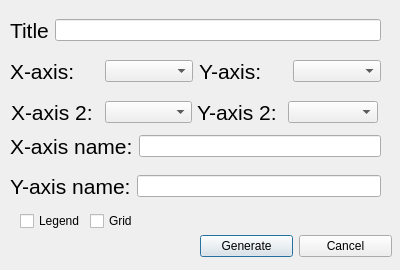
<?xml version="1.0" encoding="UTF-8"?>
<ui version="4.0">
 <class>Dialog</class>
 <widget class="QDialog" name="Dialog">
  <property name="geometry">
   <rect>
    <x>0</x>
    <y>0</y>
    <width>400</width>
    <height>270</height>
   </rect>
  </property>
  <property name="windowTitle">
   <string>Dialog</string>
  </property>
  <property name="windowIcon">
   <iconset>
    <normaloff>../Icons/line_axis_100dp_5985E1_FILL0_wght400_GRAD0_opsz48.png</normaloff>../Icons/line_axis_100dp_5985E1_FILL0_wght400_GRAD0_opsz48.png</iconset>
  </property>
  <widget class="QCheckBox" name="legendCheckBox">
   <property name="geometry">
    <rect>
     <x>20</x>
     <y>211</y>
     <width>75</width>
     <height>20</height>
    </rect>
   </property>
   <property name="text">
    <string>Legend</string>
   </property>
  </widget>
  <widget class="QWidget" name="layoutWidget">
   <property name="geometry">
    <rect>
     <x>200</x>
     <y>231</y>
     <width>192</width>
     <height>30</height>
    </rect>
   </property>
   <layout class="QHBoxLayout" name="horizontalLayout">
    <item>
     <widget class="QPushButton" name="generateButton">
      <property name="text">
       <string>Generate</string>
      </property>
     </widget>
    </item>
    <item>
     <widget class="QPushButton" name="cancelButton">
      <property name="text">
       <string>Cancel</string>
      </property>
     </widget>
    </item>
   </layout>
  </widget>
  <widget class="QWidget" name="layoutWidget_2">
   <property name="geometry">
    <rect>
     <x>10</x>
     <y>171</y>
     <width>371</width>
     <height>30</height>
    </rect>
   </property>
   <layout class="QHBoxLayout" name="horizontalLayout_6">
    <item>
     <widget class="QLabel" name="label_4">
      <property name="font">
       <font>
        <pointsize>16</pointsize>
       </font>
      </property>
      <property name="text">
       <string>Y-axis name:</string>
      </property>
     </widget>
    </item>
    <item>
     <widget class="QLineEdit" name="yAxisLineEdit"/>
    </item>
   </layout>
  </widget>
  <widget class="QWidget" name="layoutWidget_3">
   <property name="geometry">
    <rect>
     <x>10</x>
     <y>131</y>
     <width>371</width>
     <height>30</height>
    </rect>
   </property>
   <layout class="QHBoxLayout" name="horizontalLayout_5">
    <item>
     <widget class="QLabel" name="label_3">
      <property name="font">
       <font>
        <pointsize>16</pointsize>
       </font>
      </property>
      <property name="text">
       <string>X-axis name:</string>
      </property>
     </widget>
    </item>
    <item>
     <widget class="QLineEdit" name="xAxisLineEdit">
      <property name="text">
       <string/>
      </property>
     </widget>
    </item>
   </layout>
  </widget>
  <widget class="QCheckBox" name="gridCheckBox">
   <property name="geometry">
    <rect>
     <x>90</x>
     <y>211</y>
     <width>78</width>
     <height>20</height>
    </rect>
   </property>
   <property name="text">
    <string>Grid</string>
   </property>
  </widget>
  <widget class="QWidget" name="layoutWidget_4">
   <property name="geometry">
    <rect>
     <x>11</x>
     <y>92</y>
     <width>181</width>
     <height>41</height>
    </rect>
   </property>
   <layout class="QHBoxLayout" name="horizontalLayout_8">
    <item>
     <widget class="QLabel" name="label_6">
      <property name="minimumSize">
       <size>
        <width>70</width>
        <height>0</height>
       </size>
      </property>
      <property name="maximumSize">
       <size>
        <width>16777215</width>
        <height>16777215</height>
       </size>
      </property>
      <property name="font">
       <font>
        <pointsize>16</pointsize>
       </font>
      </property>
      <property name="text">
       <string>X-axis 2:</string>
      </property>
     </widget>
    </item>
    <item>
     <widget class="QComboBox" name="xAxisComboBox_2">
      <property name="minimumSize">
       <size>
        <width>0</width>
        <height>0</height>
       </size>
      </property>
      <property name="maximumSize">
       <size>
        <width>90</width>
        <height>16777215</height>
       </size>
      </property>
     </widget>
    </item>
   </layout>
  </widget>
  <widget class="QWidget" name="layoutWidget_5">
   <property name="geometry">
    <rect>
     <x>10</x>
     <y>51</y>
     <width>371</width>
     <height>41</height>
    </rect>
   </property>
   <layout class="QHBoxLayout" name="horizontalLayout_4">
    <item>
     <layout class="QHBoxLayout" name="horizontalLayout_2">
      <item>
       <widget class="QLabel" name="label">
        <property name="font">
         <font>
          <pointsize>16</pointsize>
         </font>
        </property>
        <property name="text">
         <string>X-axis:</string>
        </property>
       </widget>
      </item>
      <item>
       <widget class="QComboBox" name="xAxisComboBox"/>
      </item>
     </layout>
    </item>
    <item>
     <layout class="QHBoxLayout" name="horizontalLayout_3">
      <item>
       <widget class="QLabel" name="label_2">
        <property name="font">
         <font>
          <pointsize>16</pointsize>
         </font>
        </property>
        <property name="text">
         <string>Y-axis:</string>
        </property>
       </widget>
      </item>
      <item>
       <widget class="QComboBox" name="yAxisComboBox"/>
      </item>
     </layout>
    </item>
   </layout>
  </widget>
  <widget class="QWidget" name="layoutWidget_6">
   <property name="geometry">
    <rect>
     <x>197</x>
     <y>92</y>
     <width>181</width>
     <height>41</height>
    </rect>
   </property>
   <layout class="QHBoxLayout" name="horizontalLayout_9">
    <item>
     <widget class="QLabel" name="label_7">
      <property name="font">
       <font>
        <pointsize>16</pointsize>
       </font>
      </property>
      <property name="text">
       <string>Y-axis 2:</string>
      </property>
     </widget>
    </item>
    <item>
     <widget class="QComboBox" name="yAxisComboBox_2">
      <property name="minimumSize">
       <size>
        <width>90</width>
        <height>0</height>
       </size>
      </property>
      <property name="maximumSize">
       <size>
        <width>90</width>
        <height>16777215</height>
       </size>
      </property>
     </widget>
    </item>
   </layout>
  </widget>
  <widget class="QWidget" name="layoutWidget_7">
   <property name="geometry">
    <rect>
     <x>10</x>
     <y>10</y>
     <width>371</width>
     <height>41</height>
    </rect>
   </property>
   <layout class="QHBoxLayout" name="horizontalLayout_7">
    <item>
     <widget class="QLabel" name="label_5">
      <property name="font">
       <font>
        <pointsize>16</pointsize>
       </font>
      </property>
      <property name="text">
       <string>Title</string>
      </property>
     </widget>
    </item>
    <item>
     <widget class="QLineEdit" name="titleLineEdit"/>
    </item>
   </layout>
  </widget>
 </widget>
 <resources/>
 <connections/>
</ui>
